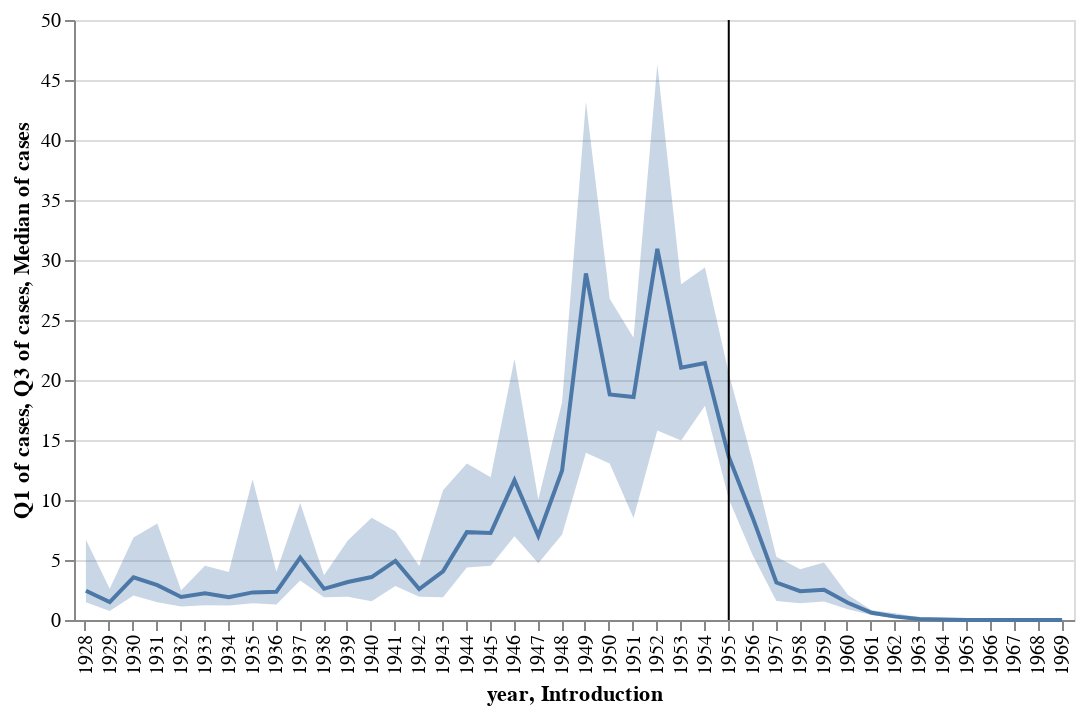

This figure's notebook cell:
### Markdown cell above
## Median line with upper and lower quartile boundaries

### Code cell
base = alt.Chart(polio).properties(width=500)

line = base.mark_line().encode(
    x='year:O',
    y='median(cases):Q'
)

confidence_interval = base.mark_area(opacity=0.3).encode(
    x ='year:O',
    y = 'q1(cases)',
    y2 = 'q3(cases)'
)

rule = alt.Chart(vacc).mark_rule().encode(
    x='Introduction:O'
)

confidence_interval + line + rule

### Figure 1 — Vega specification as saved in the notebook (floating-point values rounded to 4 significant figures)
{"$schema": "https://vega.github.io/schema/vega/v5.json", "data": [{"name": "source_1", "values": [{"Introduction": 1955}]}, {"name": "source_0", "values": [{"median_cases": 2.44, "q1_cases": 1.475, "q3_cases": 6.68, "year": 1928}, {"median_cases": 1.49, "q1_cases": 0.74, "q3_cases": 2.605, "year": 1929}, {"median_cases": 3.56, "q1_cases": 2.05, "q3_cases": 6.87, "year": 1930}, {"median_cases": 2.9, "q1_cases": 1.485, "q3_cases": 8.045, "year": 1931}, {"median_cases": 1.92, "q1_cases": 1.135, "q3_cases": 2.48, "year": 1932}, {"median_cases": 2.22, "q1_cases": 1.225, "q3_cases": 4.53, "year": 1933}, {"median_cases": 1.89, "q1_cases": 1.2, "q3_cases": 4.005, "year": 1934}, {"median_cases": 2.3, "q1_cases": 1.39, "q3_cases": 11.72, "year": 1935}, {"median_cases": 2.36, "q1_cases": 1.29, "q3_cases": 4.025, "year": 1936}, {"median_cases": 5.2, "q1_cases": 3.29, "q3_cases": 9.745, "year": 1937}, {"median_cases": 2.6, "q1_cases": 1.9, "q3_cases": 3.73, "year": 1938}, {"median_cases": 3.17, "q1_cases": 1.93, "q3_cases": 6.62, "year": 1939}, {"median_cases": 3.58, "q1_cases": 1.56, "q3_cases": 8.52, "year": 1940}, {"median_cases": 4.92, "q1_cases": 2.825, "q3_cases": 7.4, "year": 1941}, {"median_cases": 2.58, "q1_cases": 1.93, "q3_cases": 4.51, "year": 1942}, {"median_cases": 4.05, "q1_cases": 1.9, "q3_cases": 10.81, "year": 1943}, {"median_cases": 7.32, "q1_cases": 4.375, "q3_cases": 13.05, "year": 1944}, {"median_cases": 7.25, "q1_cases": 4.515, "q3_cases": 11.9, "year": 1945}, {"median_cases": 11.64, "q1_cases": 6.985, "q3_cases": 21.76, "year": 1946}, {"median_cases": 7.02, "q1_cases": 4.73, "q3_cases": 10.04, "year": 1947}, {"median_cases": 12.46, "q1_cases": 7.13, "q3_cases": 18.15, "year": 1948}, {"median_cases": 28.88, "q1_cases": 13.94, "q3_cases": 43.2, "year": 1949}, {"median_cases": 18.79, "q1_cases": 13.04, "q3_cases": 26.78, "year": 1950}, {"median_cases": 18.58, "q1_cases": 8.49, "q3_cases": 23.52, "year": 1951}, {"median_cases": 30.93, "q1_cases": 15.79, "q3_cases": 46.32, "year": 1952}, {"median_cases": 21.02, "q1_cases": 14.96, "q3_cases": 27.98, "year": 1953}, {"median_cases": 21.41, "q1_cases": 17.86, "q3_cases": 29.37, "year": 1954}, {"median_cases": 13.61, "q1_cases": 10.08, "q3_cases": 20.54, "year": 1955}, {"median_cases": 8.55, "q1_cases": 5.425, "q3_cases": 13.23, "year": 1956}, {"median_cases": 3.12, "q1_cases": 1.59, "q3_cases": 5.275, "year": 1957}, {"median_cases": 2.4, "q1_cases": 1.39, "q3_cases": 4.225, "year": 1958}, {"median_cases": 2.52, "q1_cases": 1.55, "q3_cases": 4.79, "year": 1959}, {"median_cases": 1.44, "q1_cases": 0.9, "q3_cases": 2.1, "year": 1960}, {"median_cases": 0.6, "q1_cases": 0.42, "q3_cases": 0.82, "year": 1961}, {"median_cases": 0.28, "q1_cases": 0.175, "q3_cases": 0.56, "year": 1962}, {"median_cases": 0.09, "q1_cases": 0.015, "q3_cases": 0.235, "year": 1963}, {"median_cases": 0.04, "q1_cases": 0.0, "q3_cases": 0.065, "year": 1964}, {"median_cases": 0.0, "q1_cases": 0.0, "q3_cases": 0.03, "year": 1965}, {"median_cases": 0.0, "q1_cases": 0.0, "q3_cases": 0.015, "year": 1966}, {"median_cases": 0.0, "q1_cases": 0.0, "q3_cases": 0.01, "year": 1967}, {"median_cases": 0.0, "q1_cases": 0.0, "q3_cases": 0.025, "year": 1968}, {"median_cases": 0.0, "q1_cases": 0.0, "q3_cases": 0.0, "year": 1969}]}, {"name": "source_0_x_domain_year_0", "values": [{"year": 1928}, {"year": 1929}, {"year": 1930}, {"year": 1931}, {"year": 1932}, {"year": 1933}, {"year": 1934}, {"year": 1935}, {"year": 1936}, {"year": 1937}, {"year": 1938}, {"year": 1939}, {"year": 1940}, {"year": 1941}, {"year": 1942}, {"year": 1943}, {"year": 1944}, {"year": 1945}, {"year": 1946}, {"year": 1947}, {"year": 1948}, {"year": 1949}, {"year": 1950}, {"year": 1951}, {"year": 1952}, {"year": 1953}, {"year": 1954}, {"year": 1955}, {"year": 1956}, {"year": 1957}, {"year": 1958}, {"year": 1959}, {"year": 1960}, {"year": 1961}, {"year": 1962}, {"year": 1963}, {"year": 1964}, {"year": 1965}, {"year": 1966}, {"year": 1967}, {"year": 1968}, {"year": 1969}]}, {"name": "source_1_x_domain_Introduction_1", "values": [{"Introduction": 1955}]}], "marks": [{"type": "area", "name": "layer_0_marks", "from": {"data": "source_0"}, "sort": {"field": "datum[\"year\"]"}, "encode": {"update": {"x": {"field": "year", "scale": "x", "band": 0.5}, "y2": {"field": "q3_cases", "scale": "y"}, "defined": {"signal": "isValid(datum[\"q1_cases\"]) && isFinite(+datum[\"q1_cases\"])"}, "orient": {"value": "vertical"}, "description": {"signal": "\"year: \" + (isValid(datum[\"year\"]) ? datum[\"year\"] : \"\"+datum[\"year\"]) + \"; Q1 of cases: \" + (format(datum[\"q1_cases\"], \"\")) + \"; Q3 of cases: \" + (format(datum[\"q3_cases\"], \"\"))"}, "y": {"field": "q1_cases", "scale": "y"}, "opacity": {"value": 0.3}, "fill": {"value": "#4c78a8"}}}, "style": ["area"]}, {"type": "line", "name": "layer_1_marks", "from": {"data": "source_0"}, "sort": {"field": "datum[\"year\"]"}, "encode": {"update": {"description": {"signal": "\"year: \" + (isValid(datum[\"year\"]) ? datum[\"year\"] : \"\"+datum[\"year\"]) + \"; Median of cases: \" + (format(datum[\"median_cases\"], \"\"))"}, "y": {"field": "median_cases", "scale": "y"}, "x": {"field": "year", "scale": "x", "band": 0.5}, "stroke": {"value": "#4c78a8"}, "defined": {"signal": "isValid(datum[\"median_cases\"]) && isFinite(+datum[\"median_cases\"])"}}}, "style": ["line"]}, {"type": "rule", "name": "layer_2_marks", "from": {"data": "source_1"}, "encode": {"update": {"stroke": {"value": "black"}, "y2": {"field": {"signal": null, "datum": null, "group": "height", "parent": null}}, "description": {"signal": "\"Introduction: \" + (isValid(datum[\"Introduction\"]) ? datum[\"Introduction\"] : \"\"+datum[\"Introduction\"])"}, "x": {"field": "Introduction", "scale": "x", "band": 0.5}, "y": {"value": 0}}}, "style": ["rule"]}], "scales": [{"name": "x", "type": "band", "domain": {"fields": [{"data": "source_0_x_domain_year_0", "field": "year"}, {"data": "source_1_x_domain_Introduction_1", "field": "Introduction"}], "sort": true}, "range": [0, {"signal": "width"}], "paddingInner": 0, "paddingOuter": 0}, {"name": "y", "type": "linear", "domain": {"fields": ["q1_cases", "q3_cases", "median_cases"], "data": "source_0"}, "range": [{"signal": "height"}, 0], "nice": true, "zero": true}], "axes": [{"scale": "y", "domain": false, "ticks": false, "zindex": 0, "maxExtent": 0, "aria": false, "minExtent": 0, "labels": false, "gridScale": "x", "tickCount": {"signal": "ceil(height/40)"}, "orient": "left", "grid": true}, {"scale": "x", "title": "year, Introduction", "orient": "bottom", "labelAngle": 270, "zindex": 0, "labelAlign": "right", "labelBaseline": "middle", "grid": false}, {"scale": "y", "tickCount": {"signal": "ceil(height/40)"}, "orient": "left", "grid": false, "title": "Q1 of cases, Q3 of cases, Median of cases", "labelOverlap": true, "zindex": 0}], "padding": 5, "background": "white", "height": 300, "width": 500, "style": "cell"}
